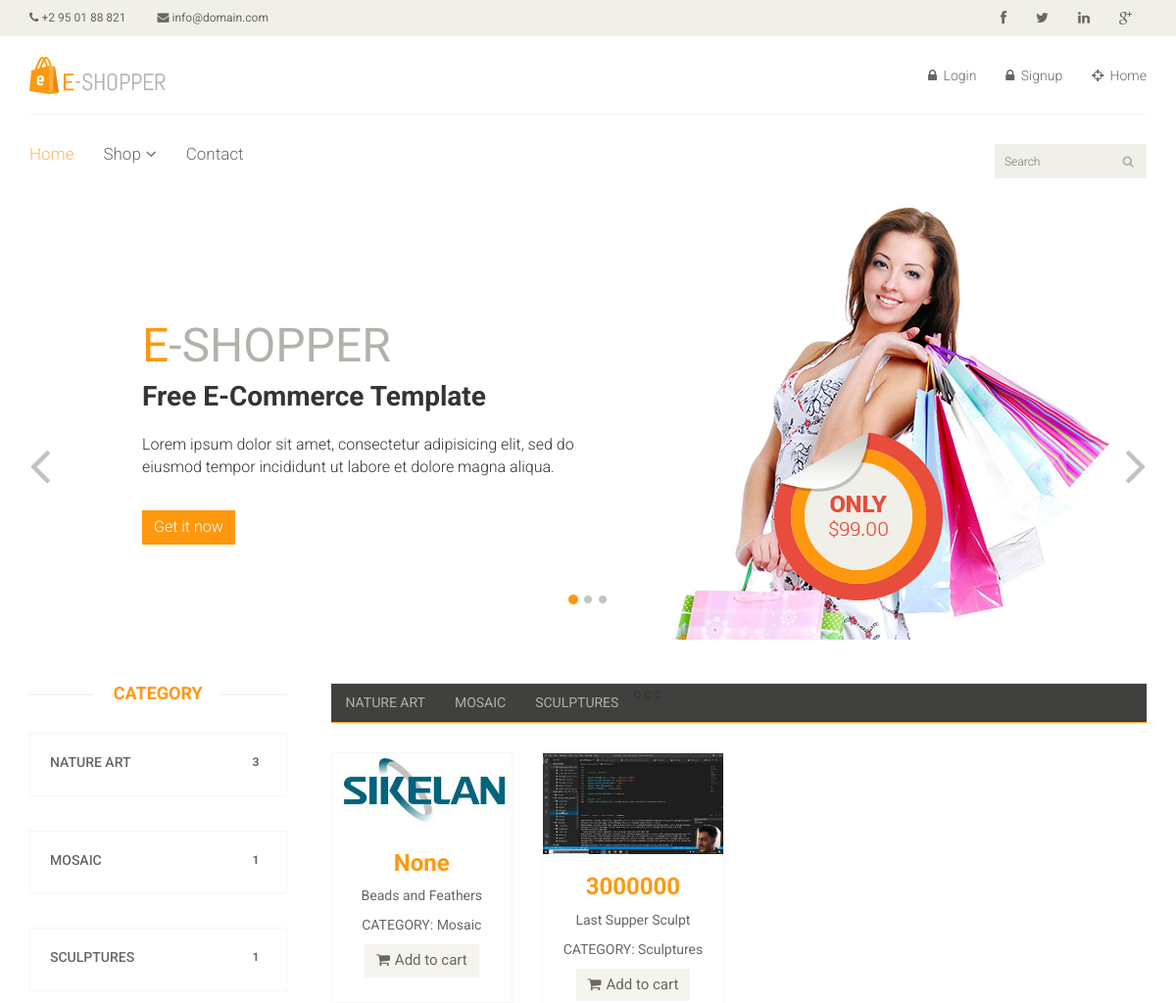
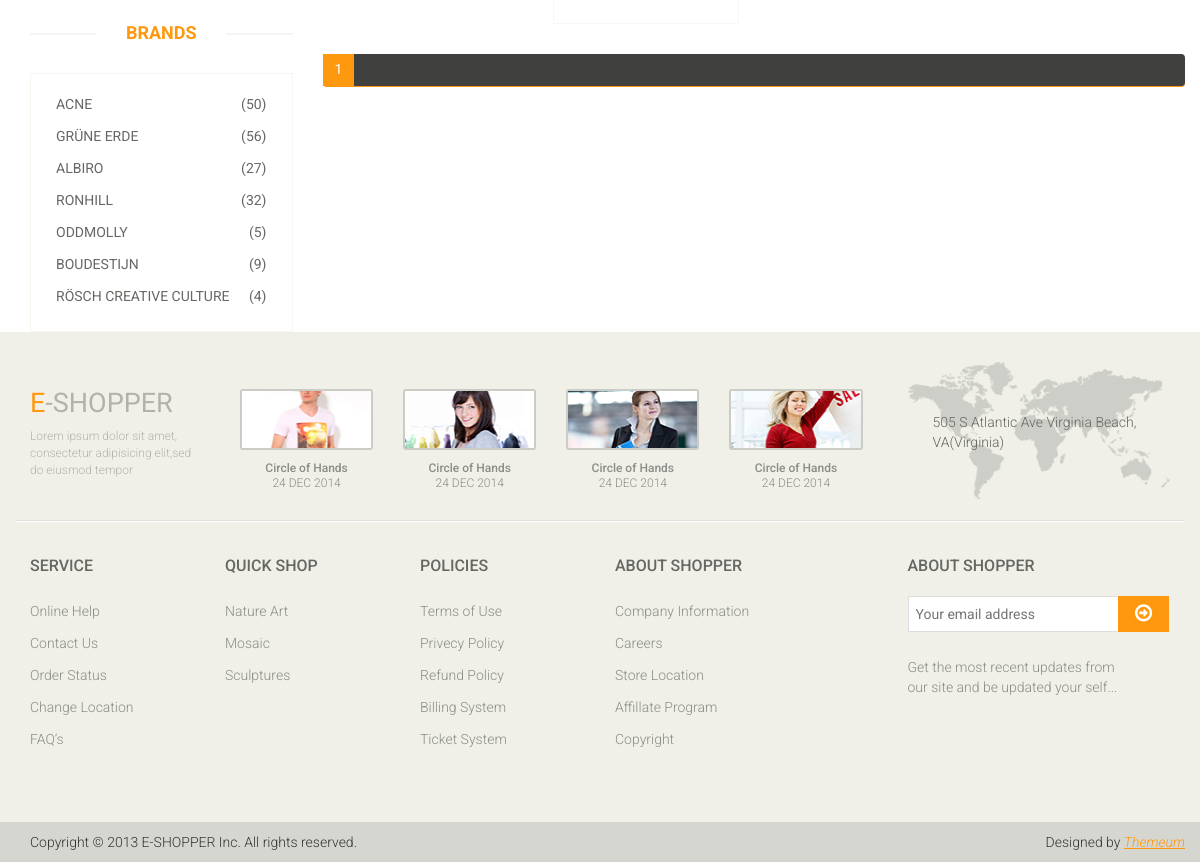
The page / on the database its author committed (2 pictures, top to bottom).
### artapp/models.py (models this page shows, shortened)
class Category(models.Model):
    name = models.CharField(max_length=150, blank=False)
    description = models.TextField(max_length=1500, blank=False)
    def __str__(self):
        return f'{self.name}'
    def geturl(self):
        return reverse('homee', kwargs={"id": self.id})

class Artproduct(models.Model):
    category = models.ForeignKey(
        Category, on_delete=models.CASCADE, null=True, blank=True, related_name='category')
    owner = models.ForeignKey(
        Custombaseuser, on_delete=models.CASCADE, null=True, blank=True, related_name='owner')
    name = models.CharField(max_length=150, blank=False)
    description = models.TextField(max_length=1500, blank=False)
    brand = models.ForeignKey(
        Brand, on_delete=models.CASCADE, null=True, blank=True, related_name='category')
    creation_date = models.DateTimeField(auto_now_add=True, null=True)
    price = models.CharField(max_length=100, blank=False, null=True)
    def get_absolute_url(self):
        return reverse('product_view', kwargs={"id": self.name})

class ArtpictureModel(models.Model):
    pic_name = models.ForeignKey(Artproduct, on_delete=models.CASCADE)
    file = models.FileField(upload_to='images', null=True, blank=True)

### userapp/views.py (the view)
# urls.py: path('', home_view, name='home'),
def home_view(request,**kwargs):
    if kwargs:
        togg_number = kwargs['id']
        user= Custombaseuser.objects.filter(id=request.user.pk).first()
        art = Artproduct.objects.filter(owner__pk=request.user.pk)
        tabular_display = Artproduct.objects.filter(category=togg_number)
        category = Category.objects.all()
        p = Paginator(tabular_display, 1)
        print(art)
        page_number = request.GET.get('page')
        try:
            page_obj = p.get_page(page_number)
        except PageNotAnInteger:
            page_obj = p.page(1)
        except EmptyPage:
            page_obj = p.page(p.num_pages)
        context={'user':user,'art':art,'category':category,
                 'togg_number':togg_number,'page_obj': page_obj}
        return render(request, 'index.html', context)
    else:
        print(request.user)
        user= Custombaseuser.objects.filter(id=request.user.pk).first()
        art = Artproduct.objects.filter(owner__pk=request.user.pk)
        category = Category.objects.all()
        p = Paginator(art, 2)
        page_number = request.GET.get('page')
        try:
            page_obj = p.get_page(page_number)  # returns the desired page object
        except PageNotAnInteger:
            page_obj = p.page(1)
        except EmptyPage:
            page_obj = p.page(p.num_pages)
        context={'user':user,'art':art,'category':category,'page_obj': page_obj}
        return render(request, 'index.html', context)

### artapp/templatetags/artproductserializer.py (called while the page is built)
@register.filter
def artproduct_count(value):
    countval = Artproduct.objects.filter(category_id=value)
    return countval.count()

@register.filter
def artproduct_loop(value):
    countval = Artproduct.objects.filter(category_id=value)
    return countval

@register.filter
def firstartpictures(value):
    pictures = ArtpictureModel.objects.filter(pic_name=value)
    return pictures.first().file.url

### templates/index.html (shortened to what this page needs)
{% load static %}
{% load artproductserializer %}
<!DOCTYPE html>
<html lang="en">
<head>
	<link href="{% static 'css/bootstrap.min.css' %}" rel="stylesheet">
	<link href="{% static 'css/font-awesome.min.css' %}" rel="stylesheet">
	<link href="{% static 'css/prettyPhoto.css' %}" rel="stylesheet">
	<link href="{% static 'css/price-range.css' %}" rel="stylesheet">
	<link href="{% static 'css/animate.css' %}" rel="stylesheet">
	<link href="{% static 'css/main.css' %}" rel="stylesheet">
	<link href="{% static 'css/responsive.css' %}" rel="stylesheet">
</head>
<body>
	<header id="header">
		{% block header_top %}
		<div class="header_top">
			<div class="container">
				<div class="row">
					<div class="col-sm-6">
						<div class="contactinfo">
							<ul class="nav nav-pills">
								<li><a href="#"><i class="fa fa-phone"></i> +2 95 01 88 821</a></li>
								<li><a href="#"><i class="fa fa-envelope"></i> info@domain.com</a></li>
							</ul>
						</div>
					</div>
					<div class="col-sm-6">
						<div class="social-icons pull-right">
							<ul class="nav navbar-nav">
								<li><a href="#"><i class="fa fa-facebook"></i></a></li>
								<li><a href="#"><i class="fa fa-twitter"></i></a></li>
								<li><a href="#"><i class="fa fa-linkedin"></i></a></li>
								<li><a href="#"><i class="fa fa-google-plus"></i></a></li>
							</ul>
						</div>
					</div>
				</div>
			</div>
		</div>
		{% endblock header_top %}
		{% block header_middle %}
		<div class="header-middle">
			<div class="container">
				<div class="row">
					<div class="col-sm-4">
						<div class="logo pull-left">
							<a href="index.html"><img src="images/home/logo.png" alt="LOGO" /></a>
						</div>
					</div>
					<div class="col-sm-8">
						<div class="shop-menu pull-right">
							<ul class="nav navbar-nav">
								{% if request.user.is_authenticated %}
								<li><a href="#"><i class="fa fa-user"></i> Account</a></li>
								<li><a href="#"><i class="fa fa-star"></i> Wishlist</a></li>
								<li><a href="checkout.html"><i class="fa fa-crosshairs"></i> Checkout</a></li>
								<li><a href="cart.html"><i class="fa fa-shopping-cart"></i> Cart</a></li>
								{%else%}
								<li><a href="{% url 'login' %}"><i class="fa fa-lock"></i> Login</a></li>
								<li><a href="{% url 'signup' %}"><i class="fa fa-lock"></i> Signup</a></li>
								<li><a href="{% url 'home' %}"><i class="fa fa-crosshairs"></i> Home</a></li>
								{%endif%}
							</ul>
						</div>
					</div>
				</div>
			</div>
		</div>
		{% endblock header_middle %}
		{% block header_bottom %}
		<div class="header-bottom">
			<div class="container">
				<div class="row">
					<div class="col-sm-9">
						<div class="mainmenu pull-left">
							<ul class="nav navbar-nav collapse navbar-collapse">
								<li><a href="index.html" class="active">Home</a></li>
								<li class="dropdown"><a href="#">Shop<i class="fa fa-angle-down"></i></a>
								</li>
								<li><a href="contact-us.html">Contact</a></li>
							</ul>
						</div>
					</div>
					<div class="col-sm-3">
						<div class="search_box pull-right">
							<input type="text" placeholder="Search" />
						</div>
					</div>
				</div>
			</div>
		</div>
		{% endblock header_bottom %}
	</header>
	{% block slider %}
	<section id="slider">
		<div class="container">
			<div class="row">
				<div class="col-sm-12">
					<div id="slider-carousel" class="carousel slide" data-ride="carousel">
						<ol class="carousel-indicators">
							<li data-target="#slider-carousel" data-slide-to="0" class="active"></li>
							<li data-target="#slider-carousel" data-slide-to="1"></li>
							<li data-target="#slider-carousel" data-slide-to="2"></li>
						</ol>
						<div class="carousel-inner">
							<div class="item active">
								<div class="col-sm-6">
									<h1><span>E</span>-SHOPPER</h1>
									<h2>Free E-Commerce Template</h2>
									<p>Lorem ipsum dolor sit amet, consectetur adipisicing elit, sed do eiusmod tempor
										incididunt ut labore et dolore magna aliqua. </p>
									<button type="button" class="btn btn-default get">Get it now</button>
								</div>
								<div class="col-sm-6">
									<img src="images/home/girl1.jpg" class="girl img-responsive" alt="" />
									<img src="images/home/pricing.png" class="pricing" alt="" />
								</div>
							</div>
						</div>
						<a href="#slider-carousel" class="left control-carousel hidden-xs" data-slide="prev">
							<i class="fa fa-angle-left"></i>
						</a>
						<a href="#slider-carousel" class="right control-carousel hidden-xs" data-slide="next">
							<i class="fa fa-angle-right"></i>
						</a>
					</div>
				</div>
			</div>
		</div>
	</section>
	{% endblock slider %}
	<section>
		<div class="container">
			<div class="row">
				<div class="col-sm-3">
					<div class="left-sidebar">
						{% block category %}
						<h2>Category</h2>
						{%for i in category%}
						<div class="panel-group category-products" id="accordian">
							<div class="panel panel-default">
								<div class="panel-heading">
									<h4 class="panel-title">
										<a data-toggle="collapse" data-parent="#accordian" href="#{{i.id}}">
											<span class="badge pull-right">{{ i.id|artproduct_count }}</span>
											{{i.name}}
										</a>
									</h4>
								</div>
							</div>
						</div>
						{%endfor%}
						{% endblock category %}
						{% block brands %}
						<div class="brands_products">
							<h2>Brands</h2>
							<div class="brands-name">
								<ul class="nav nav-pills nav-stacked">
									<li><a href="#"> <span class="pull-right">(50)</span>Acne</a></li>
									<li><a href="#"> <span class="pull-right">(56)</span>Grüne Erde</a></li>
									<li><a href="#"> <span class="pull-right">(27)</span>Albiro</a></li>
									<li><a href="#"> <span class="pull-right">(32)</span>Ronhill</a></li>
									<li><a href="#"> <span class="pull-right">(5)</span>Oddmolly</a></li>
									<li><a href="#"> <span class="pull-right">(9)</span>Boudestijn</a></li>
									<li><a href="#"> <span class="pull-right">(4)</span>Rösch creative culture</a></li>
								</ul>
							</div>
						</div>
						{% endblock brands %}
					</div>
				</div>
				{% block tabular_display %}
				<div class="col-sm-9 padding-right">
					<div class="category-tab">
						<div class="col-sm-12">
							<ul class="nav nav-tabs">
								{%for cat in category %}
								<li><a href="{{cat.geturl}}" data-toggle="#togg">{{cat.name}}</a>
								</li>c
								{%endfor%}
							</ul>
						</div>
						<div class="tab-content">
							<div class="tab-pane fade active in" id="togg" onload="focuss()">
								{% for art in page_obj.object_list %}
								<div class="col-sm-3">
									<div class="product-image-wrapper">
										<div class="single-products">
											<div class="productinfo text-center">
												<img src="{{art|firstartpictures}}" alt="" />
												<h2>{{art.price}}</h2>
												<p>{{art.name}}</p>
												<p>CATEGORY: {{art.category}}</p>
												<a href="#" class="btn btn-default add-to-cart"><i
														class="fa fa-shopping-cart"></i>Add to cart</a>
											</div>
										</div>
									</div>
								</div>
								{%endfor%}
								<ul class="pagination">
									<li class="active"><a href="">{{page_obj.number}}</a></li>
								</ul>
							</div>
						</div>
					</div>
				</div>
				{% endblock tabular_display %}
			</div>
		</div>
	</section>
	{% block footer%}
	<footer id="footer">
		<div class="footer-top">
			<div class="container">
				<div class="row">
					<div class="col-sm-2">
						<div class="companyinfo">
							<h2><span>e</span>-shopper</h2>
							<p>Lorem ipsum dolor sit amet, consectetur adipisicing elit,sed do eiusmod tempor</p>
						</div>
					</div>
					<div class="col-sm-7">
						<div class="col-sm-3">
							<div class="video-gallery text-center">
								<a href="#">
									<div class="iframe-img">
										<img src="images/home/iframe1.png" alt="" />
									</div>
								</a>
								<p>Circle of Hands</p>
								<h2>24 DEC 2014</h2>
							</div>
						</div>
						<div class="col-sm-3">
							<div class="video-gallery text-center">
								<a href="#">
									<div class="iframe-img">
										<img src="images/home/iframe2.png" alt="" />
									</div>
								</a>
								<p>Circle of Hands</p>
								<h2>24 DEC 2014</h2>
							</div>
						</div>
						<div class="col-sm-3">
							<div class="video-gallery text-center">
								<a href="#">
									<div class="iframe-img">
										<img src="images/home/iframe3.png" alt="" />
									</div>
								</a>
								<p>Circle of Hands</p>
								<h2>24 DEC 2014</h2>
							</div>
						</div>
						<div class="col-sm-3">
							<div class="video-gallery text-center">
								<a href="#">
									<div class="iframe-img">
										<img src="images/home/iframe4.png" alt="" />
									</div>
								</a>
								<p>Circle of Hands</p>
								<h2>24 DEC 2014</h2>
							</div>
						</div>
					</div>
					<div class="col-sm-3">
						<div class="address">
							<img src="images/home/map.png" alt="" />
							<p>505 S Atlantic Ave Virginia Beach, VA(Virginia)</p>
						</div>
					</div>
				</div>
			</div>
		</div>
		<div class="footer-widget">
			<div class="container">
				<div class="row">
					<div class="col-sm-2">
						<div class="single-widget">
							<h2>Service</h2>
							<ul class="nav nav-pills nav-stacked">
								<li><a href="#">Online Help</a></li>
								<li><a href="#">Contact Us</a></li>
								<li><a href="#">Order Status</a></li>
								<li><a href="#">Change Location</a></li>
								<li><a href="#">FAQ’s</a></li>
							</ul>
						</div>
					</div>
					<div class="col-sm-2">
						<div class="single-widget">
							<h2>Quick Shop</h2>
							<ul class="nav nav-pills nav-stacked">
								{% for i in category %}
								<li><a href="#">{{i.name}}</a></li>
								{%endfor%}
							</ul>
						</div>
					</div>
					<div class="col-sm-2">
						<div class="single-widget">
							<h2>Policies</h2>
							<ul class="nav nav-pills nav-stacked">
								<li><a href="#">Terms of Use</a></li>
								<li><a href="#">Privecy Policy</a></li>
								<li><a href="#">Refund Policy</a></li>
								<li><a href="#">Billing System</a></li>
								<li><a href="#">Ticket System</a></li>
							</ul>
						</div>
					</div>
					<div class="col-sm-2">
						<div class="single-widget">
							<h2>About Shopper</h2>
							<ul class="nav nav-pills nav-stacked">
								<li><a href="#">Company Information</a></li>
								<li><a href="#">Careers</a></li>
								<li><a href="#">Store Location</a></li>
								<li><a href="#">Affillate Program</a></li>
								<li><a href="#">Copyright</a></li>
							</ul>
						</div>
					</div>
					<div class="col-sm-3 col-sm-offset-1">
						<div class="single-widget">
							<h2>About Shopper</h2>
							<form action="#" class="searchform">
								<input type="text" placeholder="Your email address" />
								<button type="submit" class="btn btn-default"><i
										class="fa fa-arrow-circle-o-right"></i></button>
								<p>Get the most recent updates from <br />our site and be updated your self...</p>
							</form>
						</div>
					</div>
				</div>
			</div>
		</div>
		<div class="footer-bottom">
			<div class="container">
				<div class="row">
					<p class="pull-left">Copyright © 2013 E-SHOPPER Inc. All rights reserved.</p>
					<p class="pull-right">Designed by <span><a target="_blank"
								href="http://www.themeum.com">Themeum</a></span></p>
				</div>
			</div>
		</div>
	</footer>
	{%endblock footer%}
</body>
</html>

### rows shown on the page
Category: id|artproduct_count "3", name "NATURE ART", name "Nature Art"
Category: id|artproduct_count "1", name "MOSAIC", name "Mosaic"
Category: id|artproduct_count "1", name "SCULPTURES", name "Sculptures"
Artproduct: id.file (picture), price "None", name "Beads and Feathers", category "Mosaic"
Artproduct: id.file (picture), price "3000000", name "Last Supper Sculpt", category "Sculptures"

### other values the page prints
{{ page_obj.number }} "1"
